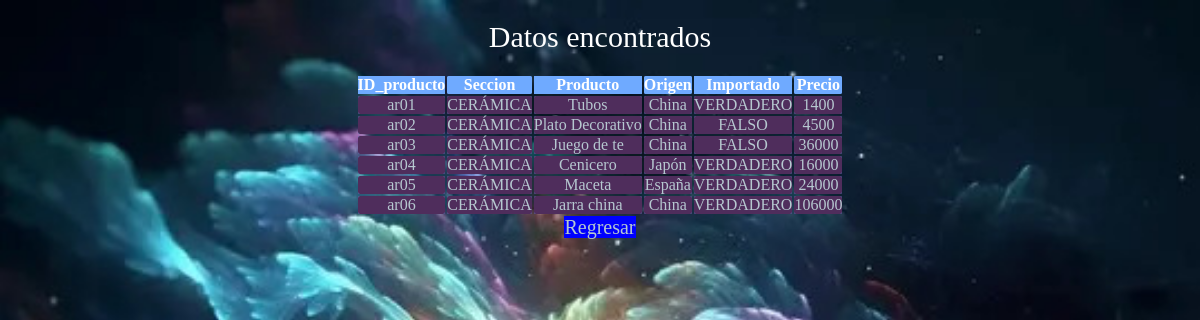
Page /parte1/paginas/busquedaPro.php?Buscar=CERÁMICA on the committed database.
### tables this page shows
CREATE TABLE `productos` (
  `id_producto` char(10) NOT NULL,
  `seccion` varchar(30) NOT NULL,
  `producto` varchar(30) NOT NULL,
  `origen` varchar(30) NOT NULL,
  `importado` varchar(20) NOT NULL,
  `precio` int(10) NOT NULL
);

### parte1/paginas/busquedaPro.php (the view, shortened to what this page needs)
<?php
$mibusqueda=$_GET["Buscar"];
function ejecutar_consulta($laconsulta){
   include("conexionBD.php");
   $consulta= mysqli_query($conexion,"SELECT * FROM productos WHERE seccion LIKE '%$laconsulta%'");
  ?>
         <!DOCTYPE html>
         <html lang="en">
         <head>
            <link rel="stylesheet" href="../estiloss/estilos.css?ver=1.1">
         </head>
         <body>
         <section>Datos encontrados</section>
         <?php
         echo "<table> ";
               echo "<tr><th>ID_producto</th>";
               echo "<th>Seccion</th>";
               echo "<th>Producto</th>";
               echo "<th>Origen</th>";
               echo "<th>Importado</th>";
               echo "<th>Precio</th></tr>";
         while ($fila = mysqli_fetch_array($consulta, MYSQLI_ASSOC)) {
               echo "<tr>";
               echo "<td>".$fila['id_producto']."</td>";
               echo "<td>".$fila['seccion']."</td>";
               echo "<td>".$fila['producto']."</td>";
               echo "<td>".$fila['origen']."</td>";
               echo "<td>".$fila['importado']."</td>";
               echo "<td>".$fila['precio']."</td>";
               echo "</tr>";
            }
            echo "</table>";
               ?>
            <a href="mostrarUsu.php">Regresar</a>
         </body>
         </html>
            <?php
}
if($mibusqueda!=NULL){
   ejecutar_consulta($mibusqueda);
}else
{
   echo "<script>
   location.href ='mostrarUsu.php';
   </script>";
}

### parte1/estiloss/estilos.css (style rules this page uses)
* { padding: 0; margin: 0; border: 0; box-sizing: border-box; text-align: center; }
body { background-image: url(../imagenes/fondooo.jpg); background-repeat: no-repeat; background-size: cover; background-attachment: fixed; }
section { width: 90%; padding: 20px; color: white; margin: auto; font-family:cursive; text-align: center; font-size: 30px; }
table { margin: auto; }
table th:nth-child(even) { background-color:#6FAAFF; color: white ; }
table tr,th:nth-child(even) { background-color:#6FAAFF; border-radius: 2px; color: white ; }
table td,tr,th:nth-child(even) { background-color: rgb(79, 45, 92); font-family:cursive; border-radius: 2px; color:#B6C8D0; }
a { font-size: 20px; color:#B6C8D0; text-decoration: none; background-color:blue; }

### rows in the picture
productos: id_producto "ar01", seccion "CERÁMICA", producto "Tubos", origen "China", importado "VERDADERO", precio "1400"
productos: id_producto "ar02", seccion "CERÁMICA", producto "Plato Decorativo", origen "China", importado "FALSO", precio "4500"
productos: id_producto "ar03", seccion "CERÁMICA", producto "Juego de te", origen "China", importado "FALSO", precio "36000"
productos: id_producto "ar04", seccion "CERÁMICA", producto "Cenicero", origen "Japón", importado "VERDADERO", precio "16000"
productos: id_producto "ar05", seccion "CERÁMICA", producto "Maceta", origen "España", importado "VERDADERO", precio "24000"
productos: id_producto "ar06", seccion "CERÁMICA", producto "Jarra china", origen "China", importado "VERDADERO", precio "106000"
